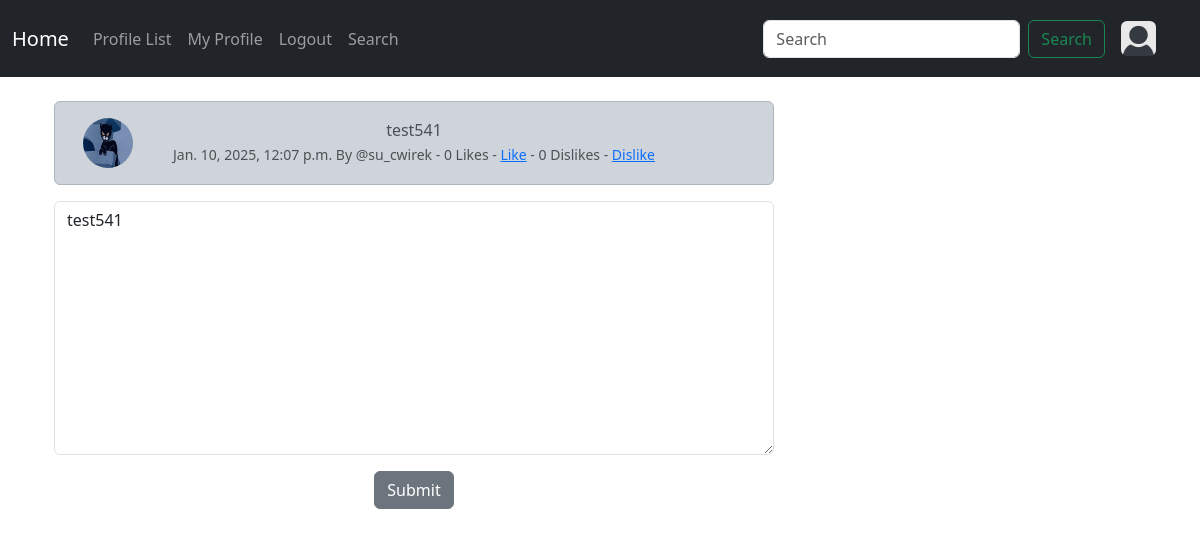
The app's page /yard_edit/5 (signed in), older data.
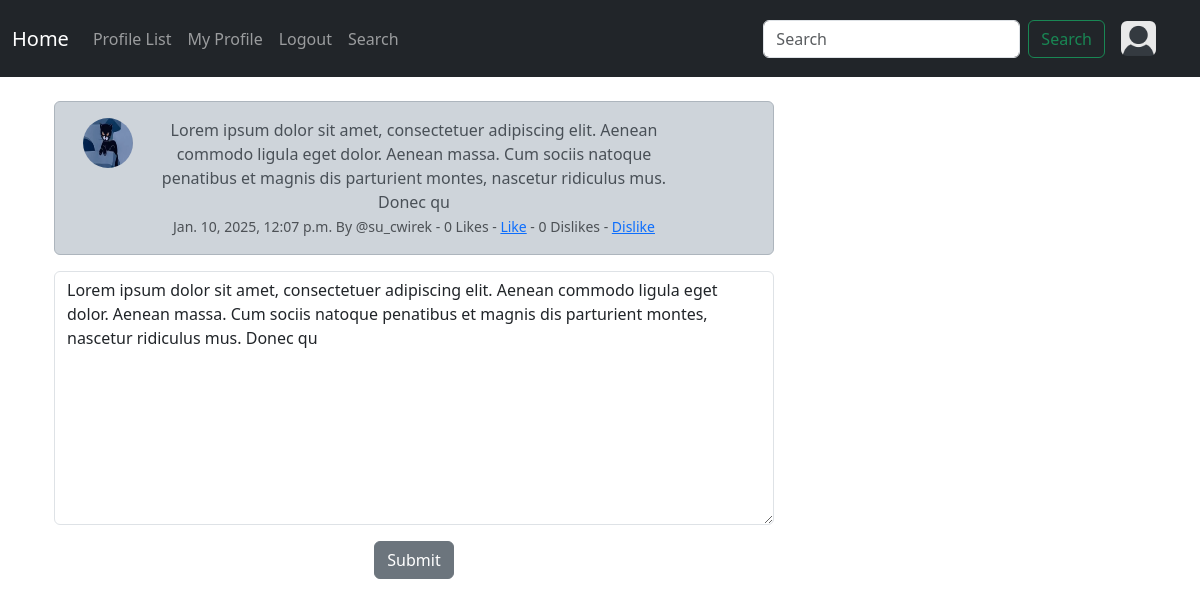
The same page, newer data.
### cwirek/models.py (models this page shows, shortened)
class Yard(models.Model):
    user = models.ForeignKey(User, related_name="yard", on_delete=models.DO_NOTHING)
    body = models.CharField(max_length=200)
    created_at = models.DateTimeField(auto_now_add=True)
    likes = models.ManyToManyField(User, related_name="yard_like", blank=True)
    dislikes = models.ManyToManyField(User, related_name="yard_dislike", blank=True)
    def number_of_likes(self):
        return self.likes.count()
    def number_of_dislikes(self):
        return self.dislikes.count()

class Profile(models.Model):
    user = models.OneToOneField(User, on_delete=models.CASCADE)
    follows = models.ManyToManyField("self", related_name="followed_by", symmetrical=False, blank=True)
    date_modified = models.DateTimeField(User, auto_now=True)
    profile_image = models.ImageField(null=True, blank=True, upload_to="images/")
    profile_bio = models.CharField(null=True, blank=True, max_length=1500)
    homepage_link = models.CharField(null=True, blank=True, max_length=100)
    facebook_link = models.CharField(null=True, blank=True, max_length=100)
    instagram_link = models.CharField(null=True, blank=True, max_length=100)
    linkedin_link = models.CharField(null=True, blank=True, max_length=100)
    youtube_link = models.CharField(null=True, blank=True, max_length=100)

### cwirek/views.py (the view)
# urls.py: path('yard_edit/<int:pk>', views.yard_edit, name="yard_edit"),
def yard_edit(request, pk):
    if request.user.is_authenticated:
        yard = get_object_or_404(Yard, id=pk)
        if request.user.username == yard.user.username:
            form = YardForm(request.POST or None, instance=yard)
            if request.method == "POST":
                if form.is_valid():
                    yards = form.save(commit=False)
                    yards.user = request.user
                    yards.save()
                    messages.success(request, ("It is done!"))
                    return redirect('home')
            else:
                return render(request, "edit_yard.html", {'form':form, 'yard':yard})
        else:
            messages.success(request, ("not your yard"))
            return redirect('home')
    else:
        messages.success(request, ("Please log in."))
        return redirect('login')

### cwirek/forms.py
class YardForm(forms.ModelForm):
    body = forms.CharField(required=True, widget=forms.widgets.Textarea(attrs={"placeholder": "Enter your message.", "class":"form-control",}), label="", )
    class Meta:
        model = Yard
        exclude = ("user", "likes", "dislikes",)

### cwirek/templates/edit_yard.html (shortened to what this page needs)
{% extends 'base.html' %}
{% load static %}
{% block content %}
<div class="container text-center">
<div class="row">
    <div class="col-8">
            <div class="alert alert-dark" role="alert">
            <div class="container">
                <div class="row">
                  <div class="col-1">
                    {% if yard.user.profile.profile_image %}
                    <img src="{{ yard.user.profile.profile_image.url }}" alt="" class="rounded-circle" width=50 height=50>
                    {% else %}
                    <img src="{% static 'images/default_profile_pic.png' %}" alt="{{yard.user.username}}" class="rounded-circle" width=50 height=50>
                    {% endif %}
                  </div>
                  <div class="col-10">
                        {{ yard.body }}<br/>
                        <small class="text-muted">
                            {{ yard.created_at }} By @{{ yard.user.username|lower}}
                            {% if user in yard.likes.all %}
                            - {{yard.number_of_likes}} Likes - <a href="{% url 'yard_like' yard.id %}">Unlike</a>
                            {% else %}
                            - {{yard.number_of_likes}} Likes - <a href="{% url 'yard_like' yard.id %}">Like</a>
                            {% endif %}
                            {% if user in yard.dislikes.all %}
                            - {{yard.number_of_dislikes}} Disikes - <a href="{% url 'yard_dislike' yard.id %}">Undislike</a>
                            {% else %}
                            - {{yard.number_of_dislikes}} Dislikes - <a href="{% url 'yard_dislike' yard.id %}">Dislike</a>
                            {% endif %}
                        </small>
                </div><br/><br/>
              </div>
            </div>
          </div>
        {% if form %}
        <form method=POST>
            {{ form.as_p }}
            <button type="submit" class="btn btn-secondary">Submit</button>
        </form>
        {% endif %}
    </div>
</div></div>
{% endblock %}

Row changes from the older to the newer data that the page shows:
changed Yard "su_cwirek": body "test541" → "Lorem ipsum dolor sit amet, consectetuer adipiscing elit. Aenean commodo ligula eget dolor. Aenean massa. Cum sociis natoque penatibus et magnis dis parturient montes, nascetur ridiculus mus. Donec qu"
